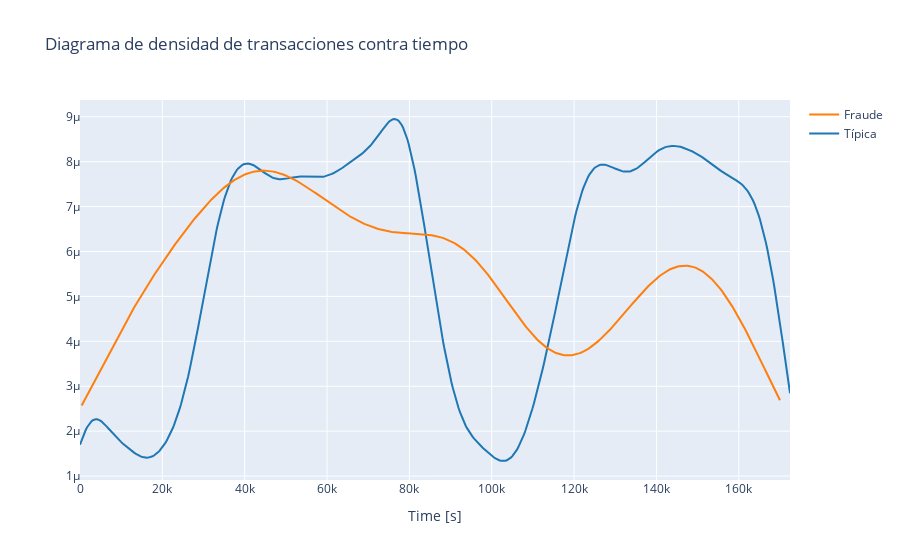

This figure's notebook cell:
### Markdown cell above
# Análisis temporal

### Code cell
class_0 = data_df.loc[data_df['is_fraud'] == 0]["timestamp"]# trae todos los registros que no son fraudes, pero solo su timestamp
class_1 = data_df.loc[data_df['is_fraud'] == 1]["timestamp"]# trae todos los registros que son fraudes, pero solo su timestamp

hist_data = [class_0, class_1]
group_labels = ['Típica', 'Fraude']

fig = ff.create_distplot(hist_data, group_labels, show_hist=False, show_rug=False)
fig['layout'].update(title='Diagrama de densidad de transacciones contra tiempo', xaxis=dict(title='Time [s]'))
iplot(fig, filename='dist_only')

### Figure 1 — Plotly figure (JSON) as saved in the notebook; plotly's stock layout.template omitted (floating-point values rounded to 4 significant figures; data arrays with more than 128 entries replaced by an {"elided": "..."} marker saying what was removed)
{"data": [{"legendgroup": "Típica", "marker": {"color": "rgb(31, 119, 180)"}, "mode": "lines", "name": "Típica", "showlegend": true, "type": "scatter", "x": {"elided": "500 float values"}, "xaxis": "x", "y": {"elided": "500 float values"}, "yaxis": "y"}, {"legendgroup": "Fraude", "marker": {"color": "rgb(255, 127, 14)"}, "mode": "lines", "name": "Fraude", "showlegend": true, "type": "scatter", "x": {"elided": "500 float values"}, "xaxis": "x", "y": {"elided": "500 float values"}, "yaxis": "y"}], "layout": {"barmode": "overlay", "hovermode": "closest", "legend": {"traceorder": "reversed"}, "title": {"text": "Diagrama de densidad de transacciones contra tiempo"}, "xaxis": {"anchor": "y2", "domain": [0, 1], "title": {"text": "Time [s]"}, "zeroline": false}, "yaxis": {"anchor": "free", "domain": [0, 1], "position": 0}}}
